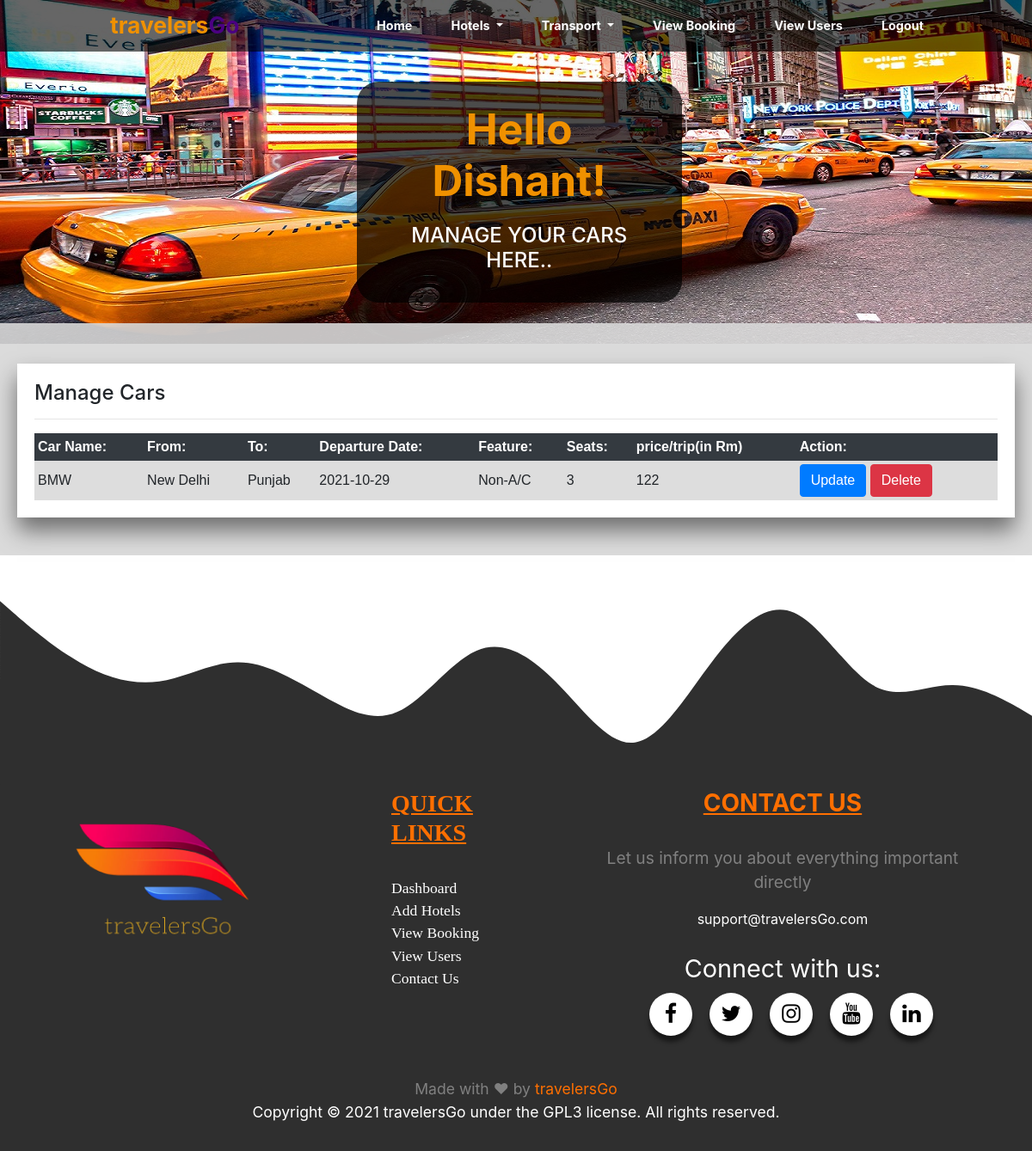
The page /Travel/admin/edit_car.php (signed in) on the database its author committed.
### tables this page shows
CREATE TABLE `car` (
  `id` int(11) NOT NULL,
  `name` varchar(255) NOT NULL,
  `src` varchar(255) NOT NULL,
  `dst` varchar(255) NOT NULL,
  `dates` date NOT NULL,
  `feature` varchar(255) NOT NULL,
  `seats` int(11) NOT NULL,
  `price` int(11) NOT NULL
);

### Travel/admin/edit_car.php (the view, shortened to what this page needs)
<?php
if (isset($_SESSION['id']) && isset($_SESSION['user_name'])) {
?>
<!DOCTYPE html>
<html>
<head>
  <link rel="stylesheet" type="text/css" href="style.css">
  <link rel="stylesheet" href="https://maxcdn.bootstrapcdn.com/bootstrap/4.4.1/css/bootstrap.min.css">
  <link rel="stylesheet" href="https://cdnjs.cloudflare.com/ajax/libs/font-awesome/4.7.0/css/font-awesome.min.css">
</head>
<body>
  <nav class="navbar navbar-expand-lg navbar-light fixed-top" id="navhead">
    <p style="color:rgb(240, 145, 0);font-size: 1.65em;font-weight: bolder;padding-left: 110px;margin: 2px;">travelers<span style="color:indigo;">Go</span> </p>
    <div class="collapse navbar-collapse justify-content-end" id="navbarSupportedContent">
      <ul id="navbar" class="navbar-nav ">
        <li>
          <a  id="nav"  href="../home.php">Home<span class="sr-only">(current)</span></a>
        </li>
          <li class="dropdown">
                <a id="nav" href="#" class="dropdown-toggle" data-toggle="dropdown" >Hotels<span class="caret"></span> </a>
          </li>
        <li class="dropdown">
                <a id="nav" href="#" class="dropdown-toggle" data-toggle="dropdown" >Transport<span class="caret"></span> </a>
          </li>
        <li id="list">
          <a   id="nav"   href="view_booking.php">View Booking</a>
        </li>
        <li id="list">
          <a   id="nav"   href="view_user.php">View Users</a>
        </li>
        <li id="lists">
          <a   id="nav"   href="logout.php">Logout</a>
        </li
      </ul>
    </div>
  </nav>
  <div class="container" id="mains">
   <div class="row" style="padding-top: 95px;">
     <div class="col-md-6" style="padding: 26px;background-color: rgba(0, 0, 0, 0.7);border-radius: 25px;" >
       <h1 style="font-size: 3.1em;font-weight: bolder;color: rgb(240, 145, 0);">Hello <?php echo $_SESSION['name'];?>! </h1>
       <h3 style="margin-top:20px;color: white;font-size: 1.5em;">MANAGE YOUR CARS HERE..</h3>
</div>
</div>
</div>
<br>
<div style="background:rgba(215,215,215,0.9);">
<br>
  <br>
    <div style="background: white;margin: 20px;padding: 20px;margin-top: -1px;box-shadow: 0 15px 25px rgba(0,0,0,0.5);">
    <h4>Manage Cars</h4><hr>
<table>
  <tr class="bg-dark text-white">
    <th>Car Name:</th>
    <th>From:</th>
    <th>To: </th>
    <th>Departure Date:</th>
    <th>Feature:</th>
    <th>Seats:</th>
    <th>price/trip(in Rm)</th>
    <th>Action:</th>
  </tr>
<?php
include 'db_conn.php';
  $q="select * from car";
  $query=mysqli_query($conn,$q);
  while ($res=mysqli_fetch_array($query)) {
?>
  <tr>
    <td><?php echo $res['name']; ?></td>
    <td><?php echo $res['src']; ?></td>
    <td><?php echo $res['dst']; ?></td>
     <td><?php echo $res['dates']; ?></td>
     <td><?php echo $res['feature']; ?></td>
     <td><?php echo $res['seats']; ?></td>
     <td><?php echo $res['price']; ?></td>
    <td> <button type="submit" class="btn btn-primary"><a href="update_car.php?id=<?php echo      $res['id']; ?>" class="text-white">Update</a></button>
          <button type="submit" class="btn btn-danger"><a href="delete_car.php?id=<?php echo $res['id']; ?>"class="text-white"> Delete</a></button></td>
  </tr>
<?php
  }
?>
</table>
  </div>
<br>
</div>
<div style="margin-bottom: -5px;">
</div>
<footer class="page-footer font-small indigo" id="contact">
  <div class="container-fluid" style="background:rgb(47,47,47); padding-bottom: 40px;">
    <div class="row">
      <div class="col-md-4" style="margin: 15px;text-transform: uppercase;font-family:Candara;font-size: 0.8em;color: white;">
         <img style="margin-left: 35px;"  width="67%" height="89%" src="logo.png">
      </div>
      <div id="quick_link" class="col-md-2" style="margin: 10px;font-family:Candara;font-size: 1.1em;color: white;">
        <h3 style="color:#ff6f00;font-weight: bolder;text-decoration: underline;">QUICK LINKS</h3>
        <br>
        <a class="link_hover" style="color: white;text-decoration: none;" href="#about">Dashboard</a><br>
        <a class="link_hover" style="color: white;text-decoration: none;" href="#">Add Hotels</a><br>
        <a class="link_hover" style="color: white;text-decoration: none;" href="#">View Booking</a><br>
        <a class="link_hover" style="color: white;text-decoration: none;" href="#">View Users</a><br>
        <a class="link_hover" style="color: white;text-decoration: none;" href="#contact">Contact Us</a>
      </div>
      <div class="col-md-5 socialmail" style="margin: 10px;text-align: center;">
        <h3 style="color: #ff6f00;font-weight: bolder;text-decoration: underline;text-align: center;">CONTACT US</h3><br>
        <p style="color: grey;font-size: 1.2em;">Let us inform you about everything important directly</p>
        <a  id="mail" href=mailto:support@srjrnw9@gmail.com">support@travelersGo.com</a>
        <br>
        <br>
        <div class="social-menu">
  <p style="font-size: 1.8em;color: white;text-align: center;">Connect with us:</p><br>
  <ul>
    <li><a href=#" target="_blank"><i class="fa fa-facebook"></i></a></li>
    <li><a href="#" target="_blank"><i class="fa fa-twitter"></i></a></li>
    <li><a href="#" target="_blank"><i class="fa fa-instagram"></i></a></li>
    <li><a href="#" target="_blank"><i class="fa fa-youtube"></i></a></li>
    <li><a href="#" target="_blank"><i class="fa fa-linkedin"></i></a></li>
  </ul>
</div>
     </div>
    </div>
  </div>
  <div class="footer-copyright text-center py-3" style="background-color:rgb(47,47,47);color: grey;font-size: 1.1em;line-height: 1.5em;" >Made with  &#10084;  by  <a style="color: #ff6f00" href="https://scriptindia.org/">travelersGo</a> <br>
    <p style="color: white;"> Copyright © 2021 travelersGo under the GPL3 license. All rights reserved.</p>
  </div>
</footer>
</body>
</html>
<?php
}else{
    header("Location:../index.php");
    exit();
}
 ?>

### Travel/admin/style.css (style rules this page uses)
.social-menu ul { position: absolute; top: 97%; left: 52%; transform: translate(-50%, -50%); padding: 0; margin: 0; display: flex; }
.social-menu ul li { list-style: none; margin: 0px; }
.social-menu ul li .fa { color: #000000; font-size: 25px; line-height: 50px; transition: .5s; }
.social-menu ul li a { position: relative; display: block; width: 50px; height: 50px; border-radius: 50%; background-color: white; text-align: center; transition: 0.5s; transform: translate(0,0px); box-shadow: 0px 7px 5px rgba(0, 0, 0, 0.5); }
#mail { color:white; }

### Travel/admin/edit_car.php (style rules this page uses)
body { background-image: url(7.jpg); background-repeat: no-repeat; margin: 0; padding: 0; height: 100vh; }
#mains { padding-left: 400px; text-align: center; }
li { color: white; padding: 10px; margin-right: 25px; }
a { color:black; }
#nav { color: white; }
#navhead { background:rgba(0, 0, 0, 0.6); }
#navbarSupportedContent>ul { font-size: 0.9em; font-weight: bolder; }
#lists { margin-right: 100px; }
table { font-family: arial, sans-serif; border-collapse: collapse; width: 100%; }
td, th { text-align: left; padding: 4px; }
tr:nth-child(even) { background-color: #dddddd; }

### rows shown on the page
car: name "BMW", src "New Delhi", dst "Punjab", dates "2021-10-29", feature "Non-A/C", seats "3", price "122"

### other values the page prints
$_SESSION['name'] "Dishant"
